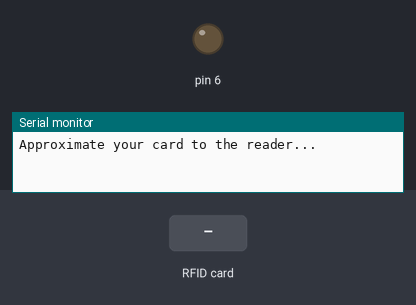
This sketch was run on a simulated Arduino Uno, built with avr-gcc and run on an emulated ATmega328P. On the bench: output pins drawn as LEDs (lit = HIGH), the last lines printed to the serial monitor. The test bench sets the inputs (shaded band). Pins used as bus, display or sensor lines are not drawn.

Above: at 1.2 s.
1.3 s: RFID card D3 B9 4D 25 held to the reader
At 2.5 s:
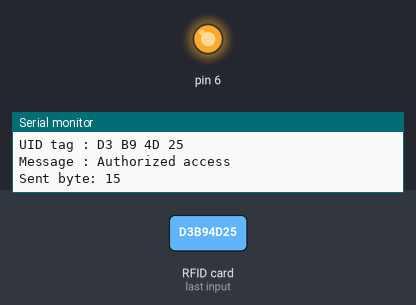
2.8 s: RFID card 5E 7A 19 C4 held to the reader
Timing chart, 0 to 5.8 s (numbered marks = the images above; inputs shaded):
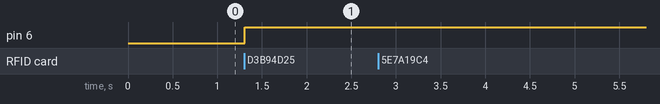

The sketch:

rfid.ino
```cpp
#include <SPI.h>
#include <MFRC522.h>
#include <SoftwareSerial.h>

#define SS_PIN 10
#define RST_PIN 9
#define RX 2    // Connect this to the TX pin of the other device
#define TX 3    // Connect this to the RX pin of the other device

MFRC522 mfrc522(SS_PIN, RST_PIN);  // Create MFRC522 instance.
SoftwareSerial ATmegaSerial(RX, TX);

void setup() {
    pinMode(6, OUTPUT);
    digitalWrite(6, LOW);

    Serial.begin(9600);  // Initiate a serial communication
    ATmegaSerial.begin(9600);

    SPI.begin();         // Initiate  SPI bus
    mfrc522.PCD_Init();  // Initiate MFRC522

    Serial.println("Approximate your card to the reader...");
    Serial.println();
}
void loop() {
  // Look for new cards
  if (!mfrc522.PICC_IsNewCardPresent()) {
    return;
  }
  // Select one of the cards
  if (!mfrc522.PICC_ReadCardSerial()) {
    return;
  }
  //Show UID on serial monitor
  Serial.print("UID tag :");
  String content = "";
  byte letter;
  for (byte i = 0; i < mfrc522.uid.size; i++) {
    Serial.print(mfrc522.uid.uidByte[i] < 0x10 ? " 0" : " ");
    Serial.print(mfrc522.uid.uidByte[i], HEX);
    content.concat(String(mfrc522.uid.uidByte[i] < 0x10 ? " 0" : " "));
    content.concat(String(mfrc522.uid.uidByte[i], HEX));
  }
  Serial.println();
  Serial.print("Message : ");
  content.toUpperCase();
  if (content.substring(1) == "D3 B9 4D 25")  //change here the UID of the card/cards that you want to give access
  {
    Serial.println("Authorized access");
    Serial.println();

    digitalWrite(6, 1);

    ATmegaSerial.write(15);
    Serial.print("Sent byte: ");
    Serial.println(15);


    delay(1000);
    // digitalWrite(6,0);
    // delay(200);
    // digitalWrite(6,1);
    // delay(1000);
    // digitalWrite(6,0);
    // delay(200);
    // digitalWrite(6,1);
    // delay(200);
    //digitalWrite(6, 0);
    //delay(1000);
  } else {
    Serial.println(" Access denied");
    Serial.println();

    ATmegaSerial.write((uint8_t)0);
    Serial.print("Sent byte: ");
    Serial.println(0);
    // //delay(3000);
    // digitalWrite(7, 1);
    // delay(200);
    // digitalWrite(7, 0);
    // delay(200);
    // digitalWrite(7, 1);
    // delay(200);
    // digitalWrite(7, 0);
    // delay(200);
    // digitalWrite(7, 1);
    // delay(200);
    // digitalWrite(7, 0);
    delay(1000);
  }
}
```

Measured:
- after the input at 1.3 s, pin 6: LOW → HIGH at once
